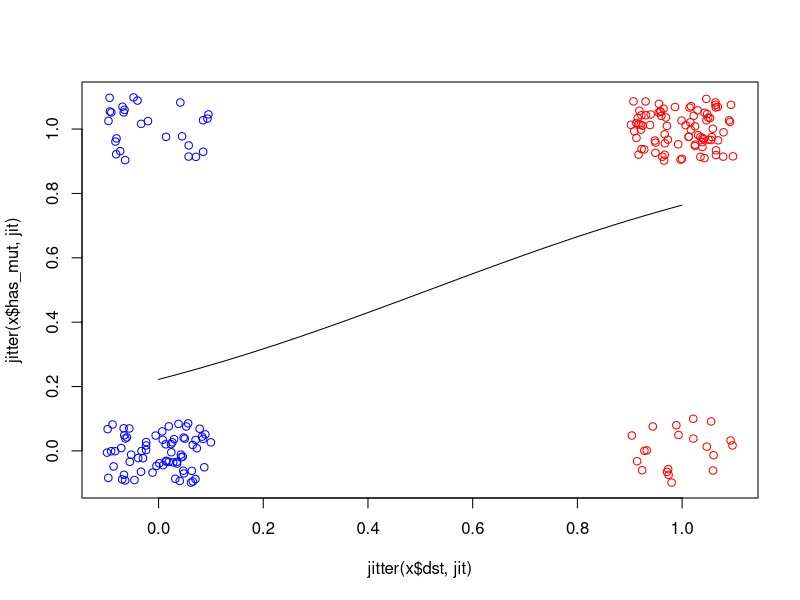

The R script that drew this image:
## ---- chunk 1
knitr::opts_chunk$set(echo = TRUE)

## ---- chunk 2

generate_data <- function(n, maj){
  samp <- c(0, 1)
  probs <- c(maj, 1-maj)
  probs_rev <- rev(probs)
  dst_zero <- sample(samp, n, replace = T, prob = probs)
  dst_one <- sample(samp, n, replace = T, prob = probs_rev)
  mut_zero <- sample(samp, n, replace = T, prob = probs)
  mut_one <- sample(samp, n, replace = T, prob = probs_rev)
  
  x <- data.frame(dst = c(dst_zero, dst_one), has_mut = c(mut_zero, mut_one)) 
  
  lineages <- c("lin1", "lin2", "lin3", "lin4")

  lin_zero <- sample(lineages, n, replace = T)
  lin_one <- sample(lineages, n, replace = T, prob = c(maj, rep((1-maj)/3, 3)))
  
  x$lin <- c(lin_zero, lin_one)
  
  x
}


## ---- chunk 3

n <- 100
maj <- 0.9
samp <- c(0, 1)
probs <- c(maj, 1-maj)
probs_rev <- rev(probs)
dst_zero <- sample(samp, n, replace = T, prob = probs)
dst_one <- sample(samp, n, replace = T, prob = probs_rev)
mut_zero <- sample(samp, n, replace = T, prob = probs)
mut_one <- sample(samp, n, replace = T, prob = probs_rev)

x <- data.frame(dst = c(dst_zero, dst_one), has_mut = c(mut_zero, mut_one)) 

head(x, 10)
tail(x, 10)

cor(x)
## ---- chunk 4
model <- glm(formula = dst ~ has_mut, data = x, family = binomial(link = "logit"))

summary(model)

cols <- ifelse(x$dst == 1, "red", "blue")
jit <- 0.5
plot(jitter(x$dst, jit), jitter(x$has_mut, jit), col = cols)
x_dst <- seq(0, 1, 0.01)
y_has_mut <- predict(model, list(has_mut = x_dst),type="response")
lines(x_dst, y_has_mut)

## ---- chunk 5

lineages <- c("lin1", "lin2", "lin3", "lin4")

lin_zero <- sample(lineages, n, replace = T)
lin_one <- sample(lineages, n, replace = T, prob = c(maj, rep((1-maj)/3, 3)))

x$lin <- c(lin_zero, lin_one)

head(x, 10)
tail(x, 10)

## ---- chunk 6

model_2 <- glm(formula = dst ~ lin - 1, data = x, family = binomial(link = "logit"))

summary(model_2)

## ---- chunk 7

model_3 <- glm(formula = dst ~ lin + has_mut - 1, data = x,  family = binomial(link = "logit"))

summary(model_3)

## ---- chunk 8

anova(model_3, model, test='Chisq')

## ---- chunk 9

models_list <- list()
loops <- 100
for (i in 1:loops){
  data <- generate_data(n, maj)
  model_loop <- glm(formula = dst ~ lin + has_mut - 1, data = data,  family = binomial(link = "logit"))
  has_mut_coef <- summary(model_loop)$coefficients["has_mut", "Estimate"]
  has_mut_p <- summary(model_loop)$coefficients["has_mut", "Pr(>|z|)"]
  anova_test <- anova(model_loop, model, test='Chisq')  
  anova_test_p <- anova_test$`Pr(>Chi)`[2]
  models_list[[i]] <- round(c(has_mut_coef, has_mut_p, anova_test_p), 3)
}

model_df <- setNames(data.frame(do.call("rbind", models_list)), c("has_mut_coef", "has_mut_p", "model_p"))
model_df$non_sig <- ifelse(model_df$model_p > 0.05, 1, 0)
model_df_non_sig <- subset(model_df, non_sig == 1)
model_df_non_sig
nrow(model_df_non_sig)/nrow(model_df)

## ---- chunk 10

models_list <- list()
loops <- 10
for (i in 1:loops){
  data <- generate_data(n, maj)
  model_loop <- glm(formula = dst ~ lin + has_mut - 1, data = data,  family = binomial(link = "logit"))
  lin_coef <- summary(model_loop)$coefficients["linlin1", "Estimate"]
  lin_p <- summary(model_loop)$coefficients["linlin1", "Pr(>|z|)"]
  has_mut_coef <- summary(model_loop)$coefficients["has_mut", "Estimate"]
  has_mut_p <- summary(model_loop)$coefficients["has_mut", "Pr(>|z|)"]
  models_list[[i]] <- round(c(lin_coef, lin_p, has_mut_coef, has_mut_p), 3)
}

model_df <- setNames(data.frame(do.call("rbind", models_list)), c("lin_1_coef", "lin_1_p", "has_mut_coef", "has_mut_p"))
model_df

## ---- chunk 11

n <- 1000

lin <- as.factor(sample(1:4, n, replace=T))
mut <- rbinom(n, 1, 0.1 * (lin != 1) + 0.9 * (lin == 1))
res <- rbinom(n, 1, 0.1 * (lin != 1) + 0.9 * (lin == 1))

df <- data.frame(lin, mut, res)
table(df)
m <- glm(res ~ . -1, data=df, family=binomial)
summary(m)
m2 <- aov(res ~ ., data=df)
summary(m2)

